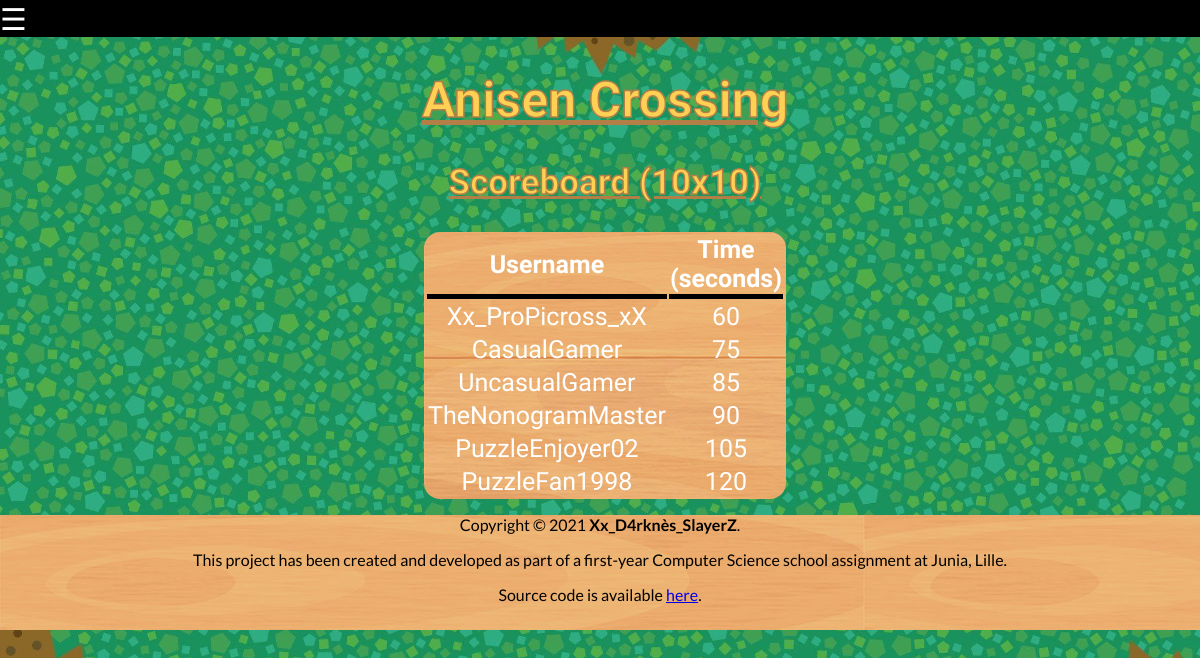
/?page=scoreboard, run on the app's committed database.
### tables this page shows
CREATE TABLE `scoreboard10a` (
  `id` int(11) NOT NULL AUTO_INCREMENT,
  `nom` varchar(20) NOT NULL,
  `temps` smallint(6) NOT NULL,
  PRIMARY KEY (`id`)
);

### app/scoreboard.php (called while the page is built)
<?php
$req = $bdd->prepare('SELECT nom, temps FROM scoreboard10a ORDER BY temps');
$req->execute();
$data = $req->fetchAll();

### views/scoreboard.php (the view)
<?php require "./app/scoreboard.php" ?>
<div id="scoreboard">
  <h1>Anisen Crossing</h1>
  <h2 class="titreAC">Scoreboard (10x10)</h2>
  <table id="score">
    <tr>
			<th>Username</th>
			<th>Time <br>(seconds)</th>
		</tr>
    <?php foreach($data as $datarow) {
			echo '<tr>';
			echo '<td>'.$datarow["nom"].'</td>';
			echo '<td>'.$datarow["temps"].'</td>';
			echo '</tr>';
    } ?>
	</table>
</div>

### index.php (shortened to what this page needs)
<!DOCTYPE html>
<html lang="en">
  <head>
    <link rel="stylesheet" href="assets/css/styles.css">
  </head>
  <body>
    <?php include "includes/header.php"; ?>
    <main>
      <?php include "app/page.php"; ?>
    </main>
    <?php include "includes/footer.php"; ?>
  </body>
</html>

### includes/header.php (shortened to what this page needs)
<header>
  <span style="font-size:30px;cursor:pointer" onclick="openNav()">&#9776;</span>
</header>

### app/page.php (shortened to what this page needs)
<?php
	if(isset($_GET["page"])) {
		switch($_GET["page"]) {
			case "scoreboard":
		include("views/scoreboard.php");
			  break;
		}
	} else {
		include("views/home.php");
	}
?>

### includes/footer.php
<footer>
  <p>Copyright &copy; 2021 <b>Xx_D4rknès_SlayerZ</b>.</p>
  <p>This project has been created and developed as part of a first-year Computer Science school assignment at Junia, Lille.</p>
  <p>Source code is available <a href="https://github.com/inspwastaken/picross-web" target="_blank">here</a>.</p>
</footer>

### assets/css/styles.css (style rules this page uses)
body { margin: 0; width: 100%; font-family: "Lato", sans-serif; background-image: url("../img/header.jpg"); background-size: cover; }
header { background-color: black; }
header span { color: white; }
main { padding-left: 10px; font-family: "Sanchez", serif; }
main h1 { text-decoration: underline; text-align: center; font-size: 50px; color: #fed054; -webkit-text-stroke: 1.5px #b37f46; }
h2 { text-align: center; color: white; }
.titreAC { text-decoration: underline; text-align: center; font-size: 35px; color: #fed054; -webkit-text-stroke: 1.5px #b37f46; }
table { display: flex; justify-content: center; }
#score { font-size: 25px; color: white; text-align: center; background-image: url("../img/footer.jpg"); margin-left: auto; margin-right: auto; border-radius: 1rem; width: 30.5%; }
#score th { border-bottom: 5px solid black; }
footer { text-align: center; border: black; background-image: url("../img/footer.jpg"); padding-bottom: 10px; }

### data on the page
scoreboard10a: nom "Xx_ProPicross_xX", temps "60"
scoreboard10a: nom "CasualGamer", temps "75"
scoreboard10a: nom "UncasualGamer", temps "85"
scoreboard10a: nom "TheNonogramMaster", temps "90"
scoreboard10a: nom "PuzzleEnjoyer02", temps "105"
scoreboard10a: nom "PuzzleFan1998", temps "120"
